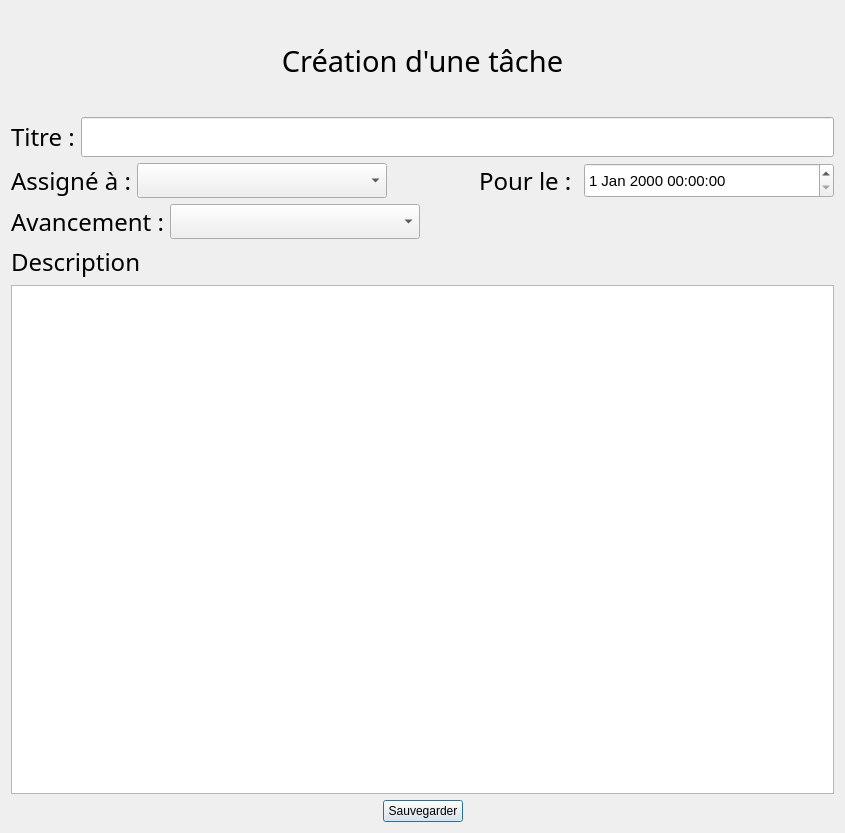
<?xml version="1.0" encoding="UTF-8"?>
<ui version="4.0">
 <class>formAddTodo</class>
 <widget class="QDialog" name="formAddTodo">
  <property name="geometry">
   <rect>
    <x>0</x>
    <y>0</y>
    <width>845</width>
    <height>833</height>
   </rect>
  </property>
  <property name="windowTitle">
   <string>Dialog</string>
  </property>
  <layout class="QVBoxLayout" name="verticalLayout">
   <item>
    <widget class="QLabel" name="label">
     <property name="minimumSize">
      <size>
       <width>0</width>
       <height>100</height>
      </size>
     </property>
     <property name="font">
      <font>
       <family>SketchFlow Print</family>
       <pointsize>22</pointsize>
      </font>
     </property>
     <property name="text">
      <string>Création d'une tâche</string>
     </property>
     <property name="alignment">
      <set>Qt::AlignCenter</set>
     </property>
    </widget>
   </item>
   <item>
    <layout class="QHBoxLayout" name="horizontalLayout_4">
     <item>
      <widget class="QLabel" name="label_2">
       <property name="font">
        <font>
         <family>Microsoft Yi Baiti</family>
         <pointsize>18</pointsize>
        </font>
       </property>
       <property name="text">
        <string>Titre :</string>
       </property>
      </widget>
     </item>
     <item>
      <widget class="QLineEdit" name="titleTicket">
       <property name="minimumSize">
        <size>
         <width>0</width>
         <height>40</height>
        </size>
       </property>
      </widget>
     </item>
    </layout>
   </item>
   <item>
    <layout class="QHBoxLayout" name="horizontalLayout">
     <item>
      <widget class="QLabel" name="label_5">
       <property name="font">
        <font>
         <family>Microsoft Yi Baiti</family>
         <pointsize>18</pointsize>
        </font>
       </property>
       <property name="text">
        <string>Assigné à :</string>
       </property>
      </widget>
     </item>
     <item>
      <widget class="QComboBox" name="usrComboBox">
       <property name="minimumSize">
        <size>
         <width>250</width>
         <height>35</height>
        </size>
       </property>
       <property name="font">
        <font>
         <pointsize>11</pointsize>
        </font>
       </property>
      </widget>
     </item>
     <item>
      <spacer name="horizontalSpacer_4">
       <property name="orientation">
        <enum>Qt::Horizontal</enum>
       </property>
       <property name="sizeHint" stdset="0">
        <size>
         <width>40</width>
         <height>20</height>
        </size>
       </property>
      </spacer>
     </item>
     <item>
      <widget class="QLabel" name="label_7">
       <property name="font">
        <font>
         <family>Microsoft Yi Baiti</family>
         <pointsize>18</pointsize>
        </font>
       </property>
       <property name="text">
        <string>Pour le : </string>
       </property>
      </widget>
     </item>
     <item>
      <widget class="QDateTimeEdit" name="dateTimeEdit">
       <property name="minimumSize">
        <size>
         <width>250</width>
         <height>35</height>
        </size>
       </property>
       <property name="font">
        <font>
         <pointsize>11</pointsize>
        </font>
       </property>
      </widget>
     </item>
    </layout>
   </item>
   <item>
    <layout class="QHBoxLayout" name="horizontalLayout_3">
     <item>
      <widget class="QLabel" name="label_6">
       <property name="font">
        <font>
         <family>Microsoft Yi Baiti</family>
         <pointsize>18</pointsize>
        </font>
       </property>
       <property name="text">
        <string>Avancement :</string>
       </property>
      </widget>
     </item>
     <item>
      <widget class="QComboBox" name="etatComboBox">
       <property name="minimumSize">
        <size>
         <width>250</width>
         <height>35</height>
        </size>
       </property>
       <property name="font">
        <font>
         <pointsize>11</pointsize>
        </font>
       </property>
       <property name="frame">
        <bool>true</bool>
       </property>
      </widget>
     </item>
     <item>
      <spacer name="horizontalSpacer_3">
       <property name="orientation">
        <enum>Qt::Horizontal</enum>
       </property>
       <property name="sizeHint" stdset="0">
        <size>
         <width>40</width>
         <height>20</height>
        </size>
       </property>
      </spacer>
     </item>
    </layout>
   </item>
   <item>
    <widget class="QLabel" name="label_3">
     <property name="font">
      <font>
       <family>Microsoft Yi Baiti</family>
       <pointsize>18</pointsize>
      </font>
     </property>
     <property name="text">
      <string>Description</string>
     </property>
    </widget>
   </item>
   <item>
    <widget class="QTextEdit" name="description"/>
   </item>
   <item>
    <layout class="QHBoxLayout" name="horizontalLayout_2">
     <item>
      <spacer name="horizontalSpacer">
       <property name="orientation">
        <enum>Qt::Horizontal</enum>
       </property>
       <property name="sizeHint" stdset="0">
        <size>
         <width>40</width>
         <height>20</height>
        </size>
       </property>
      </spacer>
     </item>
     <item>
      <widget class="QPushButton" name="save">
       <property name="text">
        <string>Sauvegarder</string>
       </property>
      </widget>
     </item>
     <item>
      <spacer name="horizontalSpacer_2">
       <property name="orientation">
        <enum>Qt::Horizontal</enum>
       </property>
       <property name="sizeHint" stdset="0">
        <size>
         <width>40</width>
         <height>20</height>
        </size>
       </property>
      </spacer>
     </item>
    </layout>
   </item>
  </layout>
 </widget>
 <resources/>
 <connections/>
</ui>
